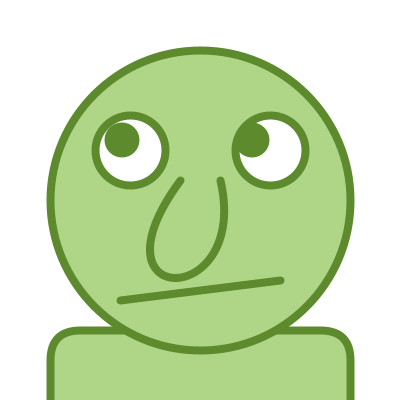
Frame 1 (no input)
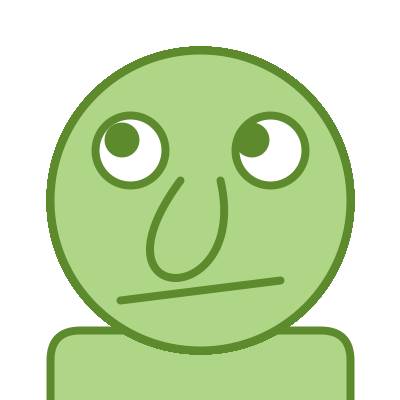
Frame 60 (the mouse pressed at the canvas centre just before this capture)
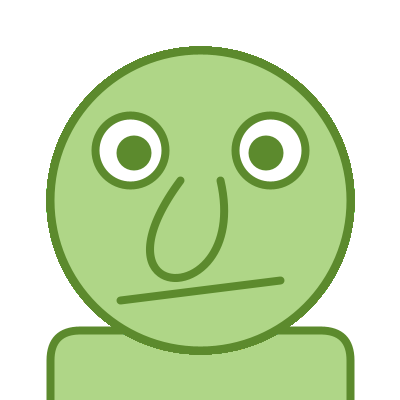
Frame 120 (the mouse held since frame 60 and released just before this capture)

The Processing sketch that drew these frames (run headless with seeded random() and noise(); from frame 60 on, the mouse is pressed at the canvas centre):

// Processing sketch: processing_92417
// ── processing_92417.pde

void setup(){
  //setup
  size(400,400);
  background(255);
  strokeWeight(8);
  fill(175,214,135);
  stroke(92,138,45);
  rect(50,330,300,200,30);
}
void draw(){
  
  fill(175,214,135);
  stroke(92,138,45);
  //face
  ellipse(width/2,height/2,300,300);
  //eye
  fill(255);
  ellipse(width/2-70,150,70,70);
  ellipse(width/2+70,150,70,70);
  noStroke();
  fill(92,138,45);
  ellipse(width/2-70-(width/2-70-mouseX)/15,150-(150-mouseY)/15,35,35);
  ellipse(width/2+70-(width/2+70-mouseX)/15,150-(150-mouseY)/15,35,35);
  //mouth
  stroke(92,138,45);
  line(120,300,280,280);
  //nose
  noFill();
  curve(800,-600,180,180,220,180,0,-600);
  //glasses
  stroke(0,135,152);
  
  

}
